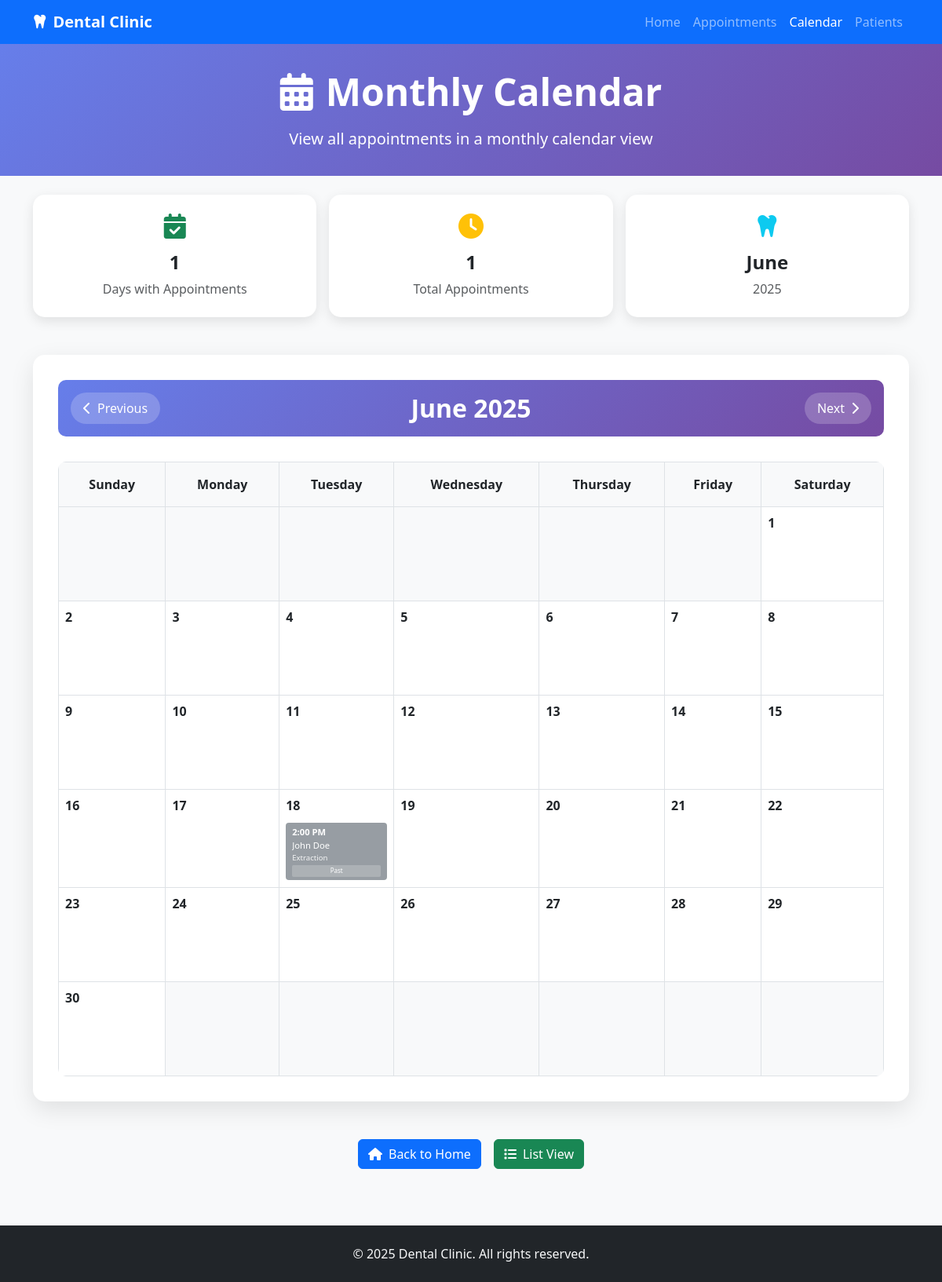
/calendar, run on an earlier commit of the app's database.
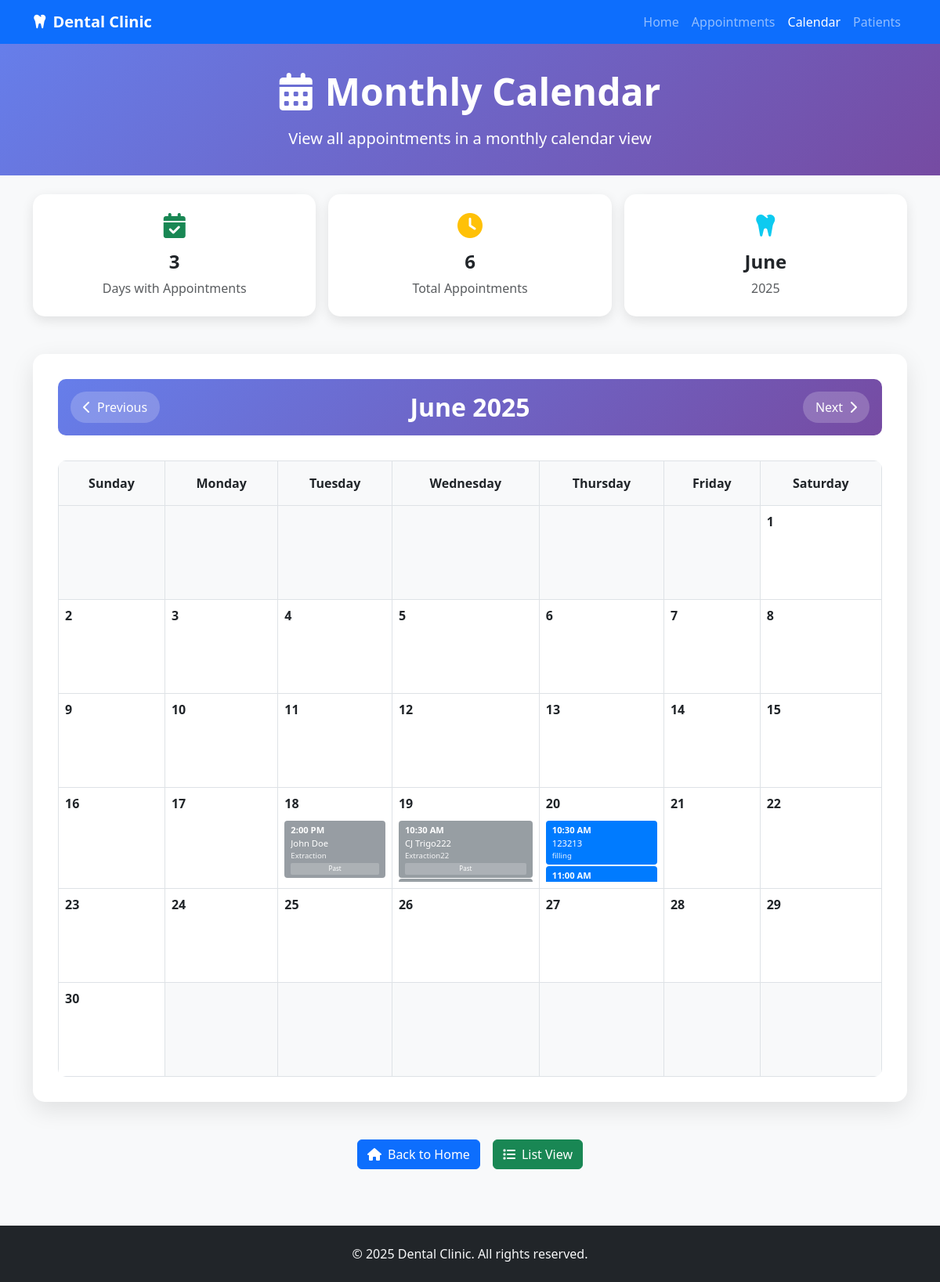
And on a later commit of the database.
### tables this page shows
CREATE TABLE "Appointments" (
                    ID INTEGER PRIMARY KEY AUTOINCREMENT,
                    PatientName TEXT NOT NULL,
                    Contact TEXT NOT NULL,
                    Date TEXT NOT NULL,
                    Time TEXT NOT NULL,
                    DentalCare TEXT NOT NULL
                );

### app.py (the view)
@app.route('/calendar')
def calendar_view():
    year = int(request.args.get('year', date.today().year))
    month = int(request.args.get('month', date.today().month))
    cal = calendar.monthcalendar(year, month)
    month_name = calendar.month_name[month]
    conn = sqlite3.connect(DB_FILE)
    cursor = conn.cursor()
    start_date = f"{year:04d}-{month:02d}-01"
    if month == 12:
        end_date = f"{year+1:04d}-01-01"
    else:
        end_date = f"{year:04d}-{month+1:02d}-01"
    cursor.execute("""
        SELECT * FROM Appointments
        WHERE Date >= ? AND Date < ?
        ORDER BY Date, Time
    """, (start_date, end_date))
    appointments = cursor.fetchall()
    conn.close()
    appointments_by_date = {}
    total_appointments = 0
    for appointment in appointments:
        app_date = appointment[3]  # Date field
        if app_date not in appointments_by_date:
            appointments_by_date[app_date] = []
        appointments_by_date[app_date].append(appointment)
        total_appointments += 1
    prev_month = month - 1 if month > 1 else 12
    prev_year = year if month > 1 else year - 1
    next_month = month + 1 if month < 12 else 1
    next_year = year if month < 12 else year + 1
    current_datetime = datetime.now().strftime('%Y-%m-%d %H:%M')
    return render_template('calendar.html',
                         calendar=cal,
                         month_name=month_name,
                         year=year,
                         month=month,
                         appointments_by_date=appointments_by_date,
                         total_appointments=total_appointments,
                         prev_month=prev_month,
                         prev_year=prev_year,
                         next_month=next_month,
                         next_year=next_year,
                         current_datetime=current_datetime)

### app.py (called while the page is built)
@app.template_filter('ampm')
def ampm_filter(value):
    try:
        t = datetime.strptime(value, "%H:%M")
        return t.strftime("%I:%M %p").lstrip('0')
    except Exception:
        return value  # fallback if parsing fails

### templates/calendar.html (shortened to what the changed rows need)
<!DOCTYPE html>
<html lang="en">
<head>
    <link href="https://cdn.jsdelivr.net/npm/bootstrap@5.3.0/dist/css/bootstrap.min.css" rel="stylesheet">
    <link href="https://cdnjs.cloudflare.com/ajax/libs/font-awesome/6.4.0/css/all.min.css" rel="stylesheet">
</head>
<body class="bg-light">
    <section class="page-header">
        <div class="container text-center">
            <h1 class="display-5 fw-bold mb-3">
                <i class="fas fa-calendar-alt me-3"></i>Monthly Calendar
            </h1>
        </div>
    </section>
    <section class="py-4">
        <div class="container">
            <div class="row g-3">
                <div class="col-md-4">
                    <div class="stats-card">
                        <i class="fas fa-calendar-check fa-2x text-success mb-3"></i>
                        <h4 class="fw-bold">{{ appointments_by_date|length }}</h4>
                        <p class="text-muted mb-0">Days with Appointments</p>
                    </div>
                </div>
                <div class="col-md-4">
                    <div class="stats-card">
                        <i class="fas fa-clock fa-2x text-warning mb-3"></i>
                        <h4 class="fw-bold">{{ total_appointments }}</h4>
                        <p class="text-muted mb-0">Total Appointments</p>
                    </div>
                </div>
            </div>
        </div>
    </section>
    <section class="py-4">
        <div class="container">
            <div class="calendar-container">
                <div class="calendar-header">
                    <div class="row align-items-center">
                        <div class="col-md-4 text-center">
                            <h2 class="mb-0 fw-bold">{{ month_name }} {{ year }}</h2>
                        </div>
                    </div>
                </div>
                <div class="calendar-slide-container">
                    <div class="table-responsive">
                        <table class="calendar-table slide-in">
                            <thead>
                                <tr>
                                    <th>Sunday</th>
                                    <th>Monday</th>
                                    <th>Tuesday</th>
                                    <th>Wednesday</th>
                                    <th>Thursday</th>
                                    <th>Friday</th>
                                    <th>Saturday</th>
                                </tr>
                            </thead>
                            <tbody>
                                {% for week in calendar %}
                                <tr>
                                    {% for day in week %}
                                    {% set current_date = "%04d-%02d-%02d"|format(year, month, day) if day != 0 else "" %}
                                    {% set is_today = current_date == today_date if current_date else False %}
                                    {% set has_appointments = current_date in appointments_by_date %}
                                    <td class="{% if day == 0 %}other-month{% elif is_today %}today{% endif %}">
                                        {% if day != 0 %}
                                        <div class="calendar-day">{{ day }}</div>
                                        {% if has_appointments %}
                                            <div class="appointments-container">
                                                {% for appointment in appointments_by_date[current_date] %}
                                                {% set appointment_datetime = appointment[3] + ' ' + appointment[4] %}
                                                {% set is_past_appointment = appointment_datetime < current_datetime %}
                                                <div class="appointment-item {% if is_past_appointment %}past-appointment{% endif %}"
                                                     data-id="{{ appointment[0] }}"
                                                     data-patient="{{ appointment[1] }}"
                                                     data-date="{{ appointment[3] }}"
                                                     data-time="{{ appointment[4] }}"
                                                     data-care="{{ appointment[5] }}"
                                                     data-is-past="{{ 'true' if is_past_appointment else 'false' }}">
                                                    <div class="appointment-time">{{ appointment[4]|ampm }}</div>
                                                    <div class="appointment-patient">{{ appointment[1] }}</div>
                                                    <div class="appointment-care">{{ appointment[5] }}</div>
                                                    {% if is_past_appointment %}
                                                    <div class="past-indicator">Past</div>
                                                    {% endif %}
                                                </div>
                                                {% endfor %}
                                            </div>
                                        {% endif %}
                                        {% endif %}
                                    </td>
                                    {% endfor %}
                                </tr>
                                {% endfor %}
                            </tbody>
                        </table>
                    </div>
                </div>
            </div>
        </div>
    </section>
</body>
</html>

What changed in the data, as far as the page shows it:
added Appointments: Time "10:30 AM", PatientName "CJ Trigo222", DentalCare "Extraction22", shows "Past", shown under "19"
added Appointments: Time "10:30 AM", PatientName "123213", DentalCare "filling", Date "2025-06-20" (drawn), shown under "20"
added Appointments: Time "11:00 AM", Date "2025-06-20" (drawn), shown under "20"
Also different on the page:
{{ appointments_by_date|length }}: "1" → "3"
{{ total_appointments }}: "1" → "6"
